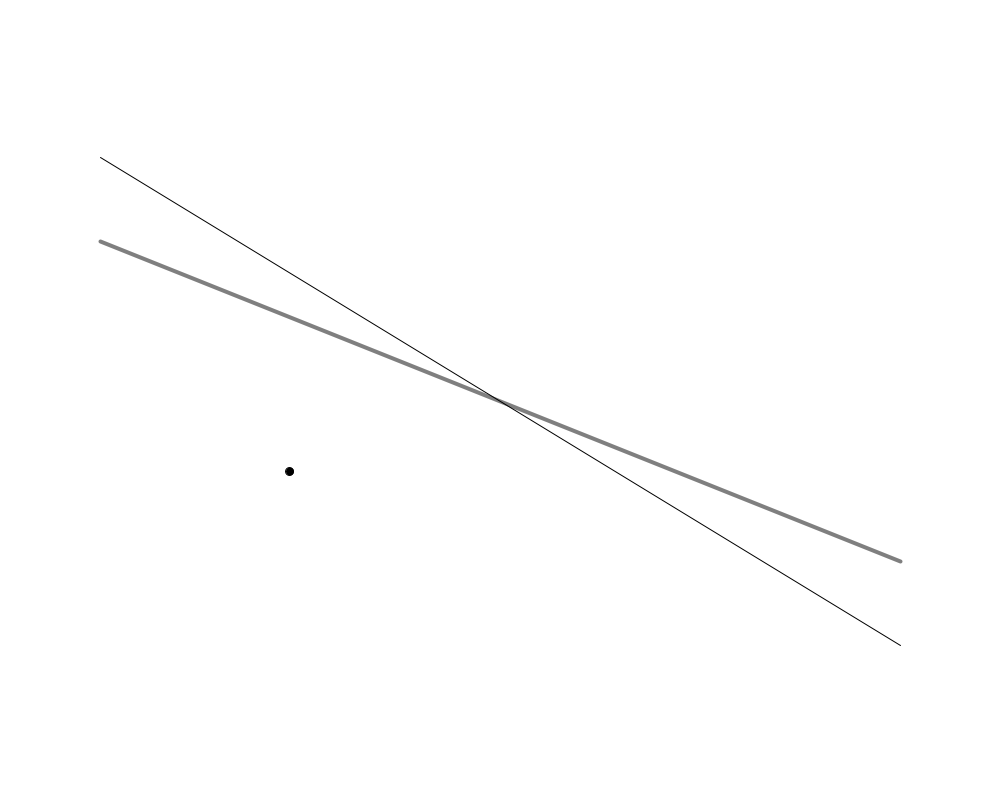
Frame 1 (no input)
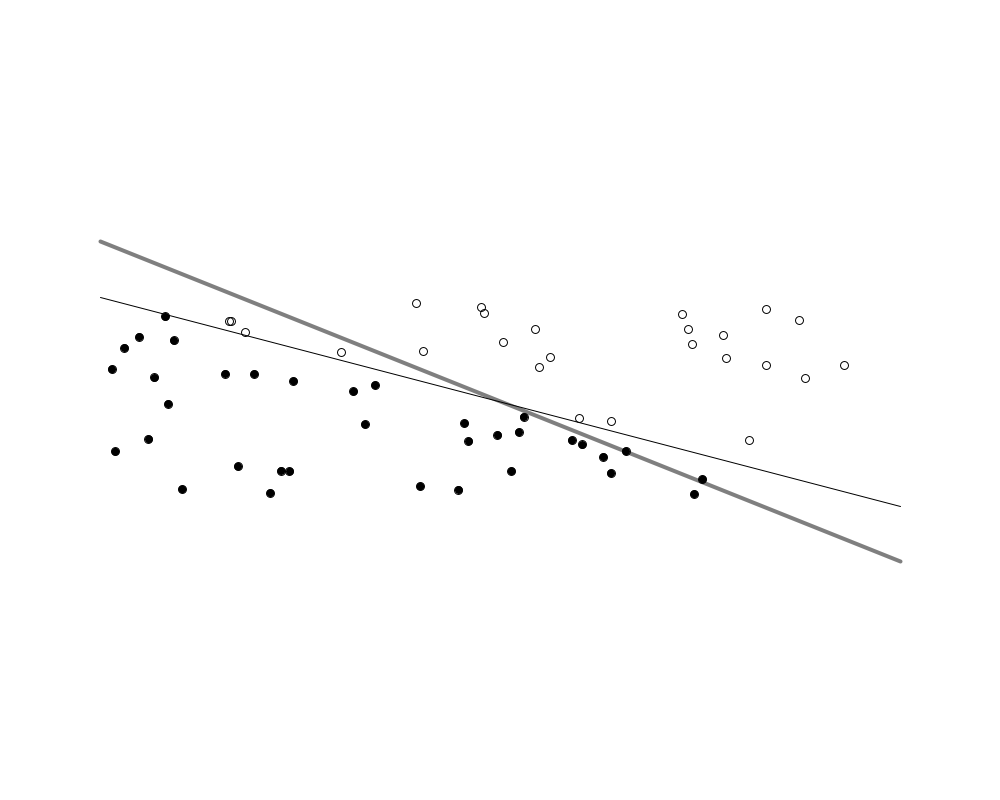
Frame 60 (the mouse pressed at the canvas centre just before this capture)
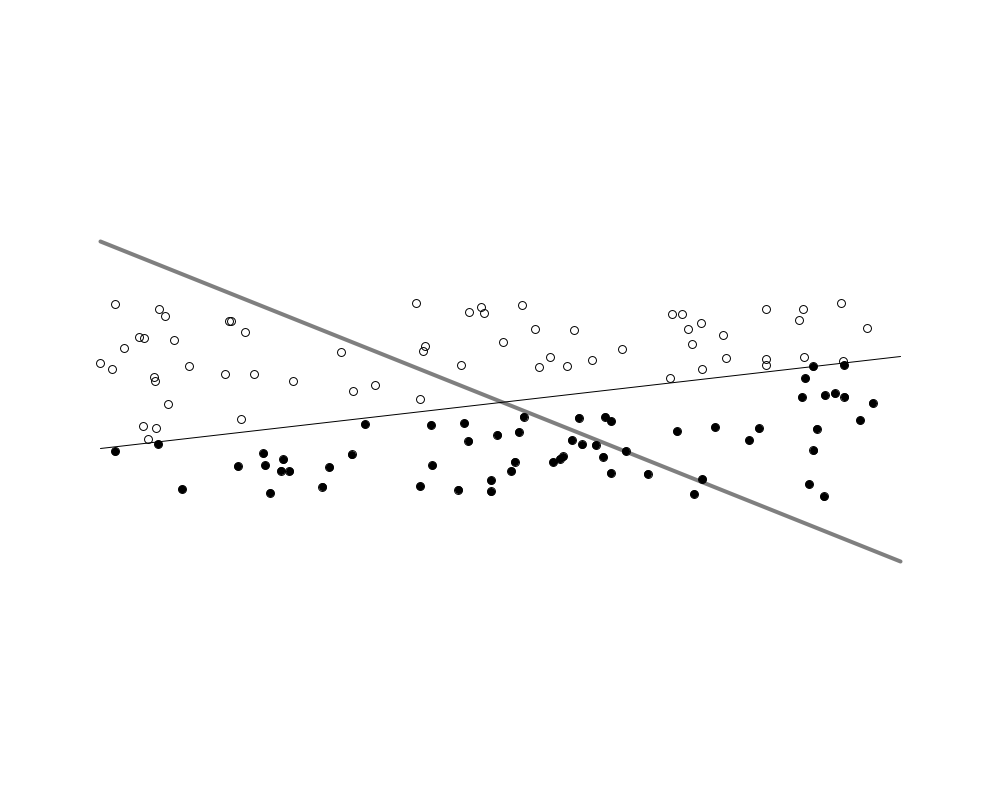
Frame 120 (the mouse held since frame 60 and released just before this capture)

The Processing sketch that drew these frames (run headless with seeded random() and noise(); from frame 60 on, the mouse is pressed at the canvas centre):

// Processing sketch: simple_perception
// ── simple_perception.pde
class Perceptron {
    float[] weights;
    float c;
  
    Perceptron(int n, float c_) {
        weights = new float[n];
        for (int i = 0; i < weights.length; i++) {
            weights[i] = random(-1, 1); 
        }
        c = c_;
    }

    void train(float[] inputs, int desired) {
        int guess = feedforward(inputs);
        float error = desired - guess;
        for (int i = 0; i < weights.length; i++) {
            weights[i] += c * error * inputs[i];         
        }
    }

    int feedforward(float[] inputs) {
        float sum = 0;
        for (int i = 0; i < weights.length; i++) {
            sum += inputs[i]*weights[i];
        }
        return activate(sum);
    }
  
    int activate(float sum) {
        if (sum > 0) return 1;
        else return -1; 
    }
  
    float[] getWeights() {
        return weights; 
    }
}

class Trainer {
    float[] inputs;
    int answer; 
  
    Trainer(float x, float y, int a) {
        inputs = new float[3];
        inputs[0] = x;
        inputs[1] = y;
        inputs[2] = 1;
        answer = a;
    }
}

Trainer[] training = new Trainer[2000];
Perceptron ptron;

int count = 0;

float xmin = -400;
float ymin = -100;
float xmax =  400;
float ymax =  100;

float f(float x) {
    return 0.4 * x + 1;
}

void setup() {
    size(1000, 800);

    ptron = new Perceptron(3, 0.00001);
  
    for (int i = 0; i < training.length; i++) {
        float x = random(xmin, xmax);
        float y = random(ymin, ymax);
        int answer = 1;
        if (y < f(x)) answer = -1;
        training[i] = new Trainer(x, y, answer);
    }
    smooth();
}

void draw() {
    background(255);
    translate(width / 2, height / 2);

    strokeWeight(4);
    stroke(127);
    float x1 = xmin;
    float y1 = f(x1);
    float x2 = xmax;
    float y2 = f(x2);
    line(x1,y1,x2,y2);

    stroke(0);
    strokeWeight(1);
    float[] weights = ptron.getWeights();
    x1 = xmin;
    y1 = (-weights[2] - weights[0] * x1) / weights[1];
    x2 = xmax;
    y2 = (-weights[2] - weights[0] * x2) / weights[1];
    line(x1, y1, x2, y2);

    ptron.train(training[count].inputs, training[count].answer);
    count = (count + 1) % training.length;

    for (int i = 0; i < count; i++) {
        stroke(0);
        strokeWeight(1);
        fill(0);
        int guess = ptron.feedforward(training[i].inputs);
        if (guess > 0) noFill();

        ellipse(training[i].inputs[0], training[i].inputs[1], 8, 8);
    }
}
